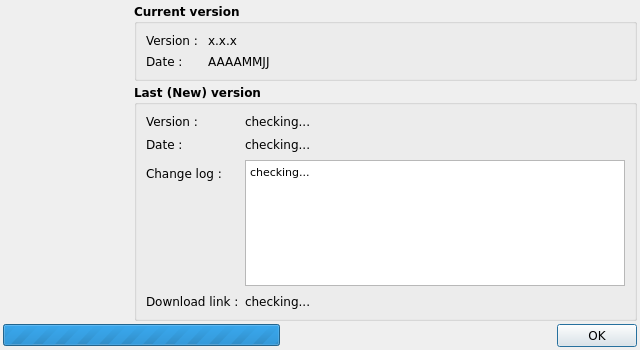
<?xml version="1.0" encoding="UTF-8"?>
<ui version="4.0">
 <class>UpdateDialog</class>
 <widget class="QDialog" name="UpdateDialog">
  <property name="geometry">
   <rect>
    <x>0</x>
    <y>0</y>
    <width>640</width>
    <height>350</height>
   </rect>
  </property>
  <property name="minimumSize">
   <size>
    <width>640</width>
    <height>350</height>
   </size>
  </property>
  <property name="maximumSize">
   <size>
    <width>16777215</width>
    <height>350</height>
   </size>
  </property>
  <property name="windowTitle">
   <string>Check for update</string>
  </property>
  <property name="windowIcon">
   <iconset resource="../silenteye.qrc">
    <normaloff>:/menu/img/update.png</normaloff>:/menu/img/update.png</iconset>
  </property>
  <layout class="QGridLayout" name="gridLayout">
   <property name="margin">
    <number>3</number>
   </property>
   <property name="spacing">
    <number>3</number>
   </property>
   <item row="0" column="0" rowspan="2">
    <widget class="QLabel" name="iconLabel">
     <property name="minimumSize">
      <size>
       <width>128</width>
       <height>128</height>
      </size>
     </property>
     <property name="maximumSize">
      <size>
       <width>128</width>
       <height>128</height>
      </size>
     </property>
     <property name="text">
      <string/>
     </property>
     <property name="pixmap">
      <pixmap resource="../silenteye.qrc">:/menu/img/update.png</pixmap>
     </property>
    </widget>
   </item>
   <item row="0" column="1">
    <widget class="QGroupBox" name="currentGroupBox">
     <property name="minimumSize">
      <size>
       <width>0</width>
       <height>0</height>
      </size>
     </property>
     <property name="font">
      <font>
       <family>Verdana</family>
       <pointsize>9</pointsize>
       <weight>75</weight>
       <bold>true</bold>
      </font>
     </property>
     <property name="title">
      <string>Current version</string>
     </property>
     <layout class="QFormLayout" name="formLayout_2">
      <item row="0" column="0">
       <widget class="QLabel" name="currentVersionLabel_2">
        <property name="font">
         <font>
          <pointsize>9</pointsize>
          <weight>50</weight>
          <bold>false</bold>
         </font>
        </property>
        <property name="text">
         <string>Version : </string>
        </property>
       </widget>
      </item>
      <item row="0" column="1">
       <widget class="QLabel" name="currentVersionLabel">
        <property name="font">
         <font>
          <pointsize>9</pointsize>
          <weight>50</weight>
          <bold>false</bold>
         </font>
        </property>
        <property name="text">
         <string>x.x.x</string>
        </property>
       </widget>
      </item>
      <item row="1" column="0">
       <widget class="QLabel" name="currentDateLabel_2">
        <property name="font">
         <font>
          <pointsize>9</pointsize>
          <weight>50</weight>
          <bold>false</bold>
         </font>
        </property>
        <property name="text">
         <string>Date : </string>
        </property>
       </widget>
      </item>
      <item row="1" column="1">
       <widget class="QLabel" name="currentDateLabel">
        <property name="font">
         <font>
          <pointsize>9</pointsize>
          <weight>50</weight>
          <bold>false</bold>
         </font>
        </property>
        <property name="text">
         <string>AAAAMMJJ</string>
        </property>
       </widget>
      </item>
     </layout>
    </widget>
   </item>
   <item row="1" column="1">
    <widget class="QGroupBox" name="newGroupBox">
     <property name="sizePolicy">
      <sizepolicy hsizetype="Preferred" vsizetype="Preferred">
       <horstretch>0</horstretch>
       <verstretch>0</verstretch>
      </sizepolicy>
     </property>
     <property name="minimumSize">
      <size>
       <width>0</width>
       <height>0</height>
      </size>
     </property>
     <property name="maximumSize">
      <size>
       <width>16777215</width>
       <height>16777215</height>
      </size>
     </property>
     <property name="font">
      <font>
       <family>Verdana</family>
       <pointsize>9</pointsize>
       <weight>75</weight>
       <bold>true</bold>
      </font>
     </property>
     <property name="title">
      <string>Last (New) version</string>
     </property>
     <layout class="QFormLayout" name="formLayout">
      <property name="sizeConstraint">
       <enum>QLayout::SetDefaultConstraint</enum>
      </property>
      <property name="rowWrapPolicy">
       <enum>QFormLayout::DontWrapRows</enum>
      </property>
      <property name="labelAlignment">
       <set>Qt::AlignLeading|Qt::AlignLeft|Qt::AlignTop</set>
      </property>
      <property name="verticalSpacing">
       <number>8</number>
      </property>
      <item row="0" column="0">
       <widget class="QLabel" name="newVersionLabel_2">
        <property name="font">
         <font>
          <weight>50</weight>
          <bold>false</bold>
         </font>
        </property>
        <property name="text">
         <string>Version : </string>
        </property>
       </widget>
      </item>
      <item row="0" column="1">
       <widget class="QLabel" name="newVersionLabel">
        <property name="font">
         <font>
          <weight>50</weight>
          <bold>false</bold>
         </font>
        </property>
        <property name="text">
         <string>checking...</string>
        </property>
       </widget>
      </item>
      <item row="1" column="0">
       <widget class="QLabel" name="dateLabel_2">
        <property name="font">
         <font>
          <weight>50</weight>
          <bold>false</bold>
         </font>
        </property>
        <property name="text">
         <string>Date : </string>
        </property>
       </widget>
      </item>
      <item row="1" column="1">
       <widget class="QLabel" name="dateLabel">
        <property name="font">
         <font>
          <weight>50</weight>
          <bold>false</bold>
         </font>
        </property>
        <property name="text">
         <string>checking...</string>
        </property>
       </widget>
      </item>
      <item row="2" column="0">
       <widget class="QLabel" name="releaseLabel">
        <property name="font">
         <font>
          <weight>50</weight>
          <bold>false</bold>
         </font>
        </property>
        <property name="text">
         <string>Change log : </string>
        </property>
       </widget>
      </item>
      <item row="2" column="1">
       <widget class="QTextBrowser" name="releaseBrowser">
        <property name="minimumSize">
         <size>
          <width>0</width>
          <height>0</height>
         </size>
        </property>
        <property name="font">
         <font>
          <weight>50</weight>
          <bold>false</bold>
         </font>
        </property>
        <property name="lineWidth">
         <number>1</number>
        </property>
        <property name="html">
         <string>&lt;!DOCTYPE HTML PUBLIC &quot;-//W3C//DTD HTML 4.0//EN&quot; &quot;http://www.w3.org/TR/REC-html40/strict.dtd&quot;&gt;
&lt;html&gt;&lt;head&gt;&lt;meta name=&quot;qrichtext&quot; content=&quot;1&quot; /&gt;&lt;style type=&quot;text/css&quot;&gt;
p, li { white-space: pre-wrap; }
&lt;/style&gt;&lt;/head&gt;&lt;body style=&quot; font-family:'Verdana'; font-size:9pt; font-weight:400; font-style:normal;&quot;&gt;
&lt;p style=&quot; margin-top:0px; margin-bottom:0px; margin-left:0px; margin-right:0px; -qt-block-indent:0; text-indent:0px;&quot;&gt;&lt;span style=&quot; font-family:'MS Shell Dlg 2'; font-size:8pt;&quot;&gt;checking...&lt;/span&gt;&lt;/p&gt;&lt;/body&gt;&lt;/html&gt;</string>
        </property>
       </widget>
      </item>
      <item row="3" column="0">
       <widget class="QLabel" name="label">
        <property name="font">
         <font>
          <weight>50</weight>
          <bold>false</bold>
         </font>
        </property>
        <property name="text">
         <string>Download link :</string>
        </property>
        <property name="alignment">
         <set>Qt::AlignLeading|Qt::AlignLeft|Qt::AlignTop</set>
        </property>
       </widget>
      </item>
      <item row="3" column="1">
       <widget class="QLabel" name="linkLabel">
        <property name="minimumSize">
         <size>
          <width>0</width>
          <height>0</height>
         </size>
        </property>
        <property name="font">
         <font>
          <weight>50</weight>
          <bold>false</bold>
         </font>
        </property>
        <property name="text">
         <string>checking...</string>
        </property>
        <property name="textFormat">
         <enum>Qt::AutoText</enum>
        </property>
        <property name="scaledContents">
         <bool>false</bool>
        </property>
        <property name="alignment">
         <set>Qt::AlignLeading|Qt::AlignLeft|Qt::AlignTop</set>
        </property>
        <property name="wordWrap">
         <bool>true</bool>
        </property>
        <property name="openExternalLinks">
         <bool>true</bool>
        </property>
        <property name="textInteractionFlags">
         <set>Qt::LinksAccessibleByKeyboard|Qt::LinksAccessibleByMouse|Qt::TextBrowserInteraction|Qt::TextSelectableByKeyboard|Qt::TextSelectableByMouse</set>
        </property>
       </widget>
      </item>
     </layout>
    </widget>
   </item>
   <item row="2" column="0" colspan="2">
    <widget class="QWidget" name="buttonWidget" native="true">
     <property name="maximumSize">
      <size>
       <width>16777215</width>
       <height>30</height>
      </size>
     </property>
     <layout class="QHBoxLayout" name="horizontalLayout">
      <property name="spacing">
       <number>0</number>
      </property>
      <property name="margin">
       <number>0</number>
      </property>
      <item>
       <widget class="QProgressBar" name="progressBar">
        <property name="minimum">
         <number>0</number>
        </property>
        <property name="maximum">
         <number>0</number>
        </property>
        <property name="value">
         <number>-1</number>
        </property>
        <property name="textVisible">
         <bool>false</bool>
        </property>
        <property name="format">
         <string>checking</string>
        </property>
       </widget>
      </item>
      <item>
       <spacer name="horizontalSpacer">
        <property name="orientation">
         <enum>Qt::Horizontal</enum>
        </property>
        <property name="sizeHint" stdset="0">
         <size>
          <width>40</width>
          <height>20</height>
         </size>
        </property>
       </spacer>
      </item>
      <item>
       <widget class="QPushButton" name="okButton">
        <property name="font">
         <font>
          <family>Verdana</family>
          <pointsize>9</pointsize>
         </font>
        </property>
        <property name="text">
         <string>OK</string>
        </property>
        <property name="icon">
         <iconset resource="../silenteye.qrc">
          <normaloff>:/buttons/img/ok.png</normaloff>:/buttons/img/ok.png</iconset>
        </property>
       </widget>
      </item>
     </layout>
    </widget>
   </item>
  </layout>
 </widget>
 <resources>
  <include location="../silenteye.qrc"/>
  <include location="../silenteye.qrc"/>
  <include location="../silenteye.qrc"/>
 </resources>
 <connections>
  <connection>
   <sender>okButton</sender>
   <signal>pressed()</signal>
   <receiver>UpdateDialog</receiver>
   <slot>accept()</slot>
   <hints>
    <hint type="sourcelabel">
     <x>429</x>
     <y>269</y>
    </hint>
    <hint type="destinationlabel">
     <x>234</x>
     <y>142</y>
    </hint>
   </hints>
  </connection>
 </connections>
</ui>
